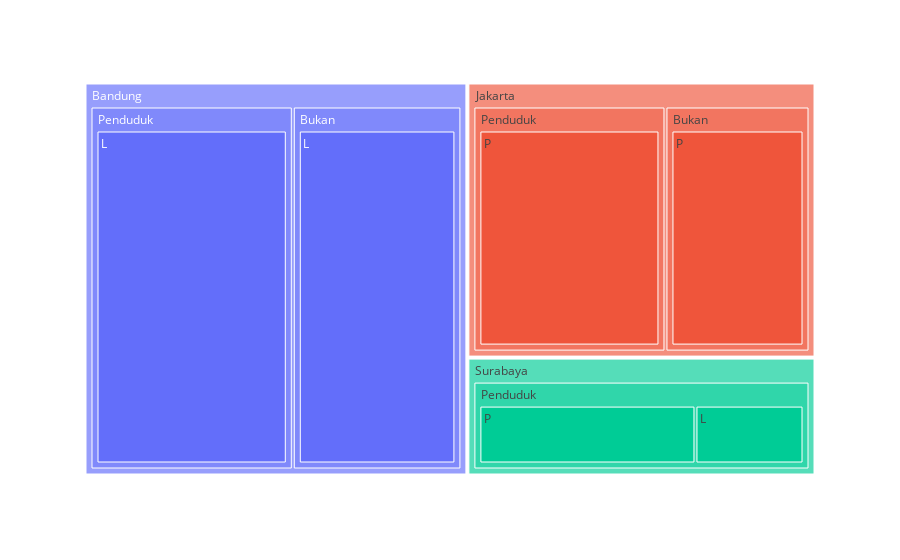

The cell this chart's notebook holds for it:
### Markdown cell above
3.8. Treemap
Similar to mosaic plot 
<ul>
<li> No Axis is Used
<li> Boxes inside Boxes

### Code cell
import plotly.express as px
datax = { 'kota' : ['Surabaya','Surabaya','Jakarta','Jakarta','Bandung','Bandung'],
          'penduduk' : ['Penduduk','Penduduk','Bukan','Penduduk','Bukan','Penduduk'], 
          'JnsKelamin' : ['L','P','P','P','L','L'],
           'ratagaji' : [1000,2000,3000,4000,5000,6000] } 
data = pd.DataFrame(data=datax)
fig = px.treemap(data, path=['kota', 'penduduk','JnsKelamin'], values='ratagaji')
fig.show()

### Figure 1 — Plotly figure (JSON) as saved in the notebook; plotly's stock layout.template omitted (floating-point values rounded to 4 significant figures)
{"data": [{"branchvalues": "total", "domain": {"x": [0, 1], "y": [0, 1]}, "hovertemplate": "labels=%{label}<br>ratagaji=%{value}<br>parent=%{parent}<br>id=%{id}<extra></extra>", "ids": ["Bandung/Bukan/L", "Bandung/Penduduk/L", "Surabaya/Penduduk/L", "Jakarta/Bukan/P", "Jakarta/Penduduk/P", "Surabaya/Penduduk/P", "Bandung/Bukan", "Jakarta/Bukan", "Bandung/Penduduk", "Jakarta/Penduduk", "Surabaya/Penduduk", "Bandung", "Jakarta", "Surabaya"], "labels": ["L", "L", "L", "P", "P", "P", "Bukan", "Bukan", "Penduduk", "Penduduk", "Penduduk", "Bandung", "Jakarta", "Surabaya"], "name": "", "parents": ["Bandung/Bukan", "Bandung/Penduduk", "Surabaya/Penduduk", "Jakarta/Bukan", "Jakarta/Penduduk", "Surabaya/Penduduk", "Bandung", "Jakarta", "Bandung", "Jakarta", "Surabaya", "", "", ""], "type": "treemap", "values": [5000, 6000, 1000, 3000, 4000, 2000, 5000, 3000, 6000, 4000, 3000, 11000, 7000, 3000]}], "layout": {"legend": {"tracegroupgap": 0}, "margin": {"t": 60}}}
